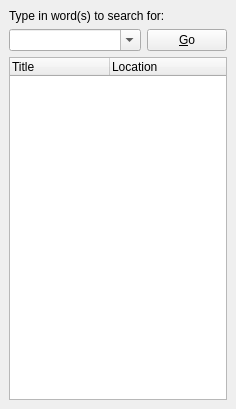
<?xml version="1.0" encoding="UTF-8"?>
<ui version="4.0">
 <class>PanelSearch</class>
 <widget class="QWidget" name="PanelSearch">
  <property name="geometry">
   <rect>
    <x>0</x>
    <y>0</y>
    <width>236</width>
    <height>409</height>
   </rect>
  </property>
  <property name="windowTitle">
   <string>Form1</string>
  </property>
  <layout class="QVBoxLayout">
   <property name="spacing">
    <number>6</number>
   </property>
   <property name="margin">
    <number>9</number>
   </property>
   <item>
    <layout class="QHBoxLayout">
     <property name="spacing">
      <number>6</number>
     </property>
     <property name="margin">
      <number>0</number>
     </property>
     <item>
      <widget class="QLabel" name="label">
       <property name="text">
        <string>Type in word(s) to search for:</string>
       </property>
      </widget>
     </item>
    </layout>
   </item>
   <item>
    <layout class="QHBoxLayout">
     <property name="spacing">
      <number>6</number>
     </property>
     <property name="margin">
      <number>0</number>
     </property>
     <item>
      <widget class="QComboBox" name="searchBox">
       <property name="sizePolicy">
        <sizepolicy hsizetype="Expanding" vsizetype="Fixed">
         <horstretch>2</horstretch>
         <verstretch>0</verstretch>
        </sizepolicy>
       </property>
       <property name="editable">
        <bool>true</bool>
       </property>
       <property name="maxCount">
        <number>10</number>
       </property>
      </widget>
     </item>
     <item>
      <widget class="QPushButton" name="go">
       <property name="text">
        <string>&amp;Go</string>
       </property>
      </widget>
     </item>
    </layout>
   </item>
   <item>
    <widget class="QTreeWidget" name="tree">
     <property name="rootIsDecorated">
      <bool>false</bool>
     </property>
     <property name="itemsExpandable">
      <bool>false</bool>
     </property>
     <property name="sortingEnabled">
      <bool>false</bool>
     </property>
     <property name="allColumnsShowFocus">
      <bool>true</bool>
     </property>
     <property name="columnCount">
      <number>2</number>
     </property>
     <column>
      <property name="text">
       <string>Title</string>
      </property>
     </column>
     <column>
      <property name="text">
       <string>Location</string>
      </property>
     </column>
    </widget>
   </item>
  </layout>
 </widget>
 <layoutdefault spacing="6" margin="11"/>
 <pixmapfunction>qPixmapFromMimeSource</pixmapfunction>
 <resources/>
 <connections/>
</ui>
